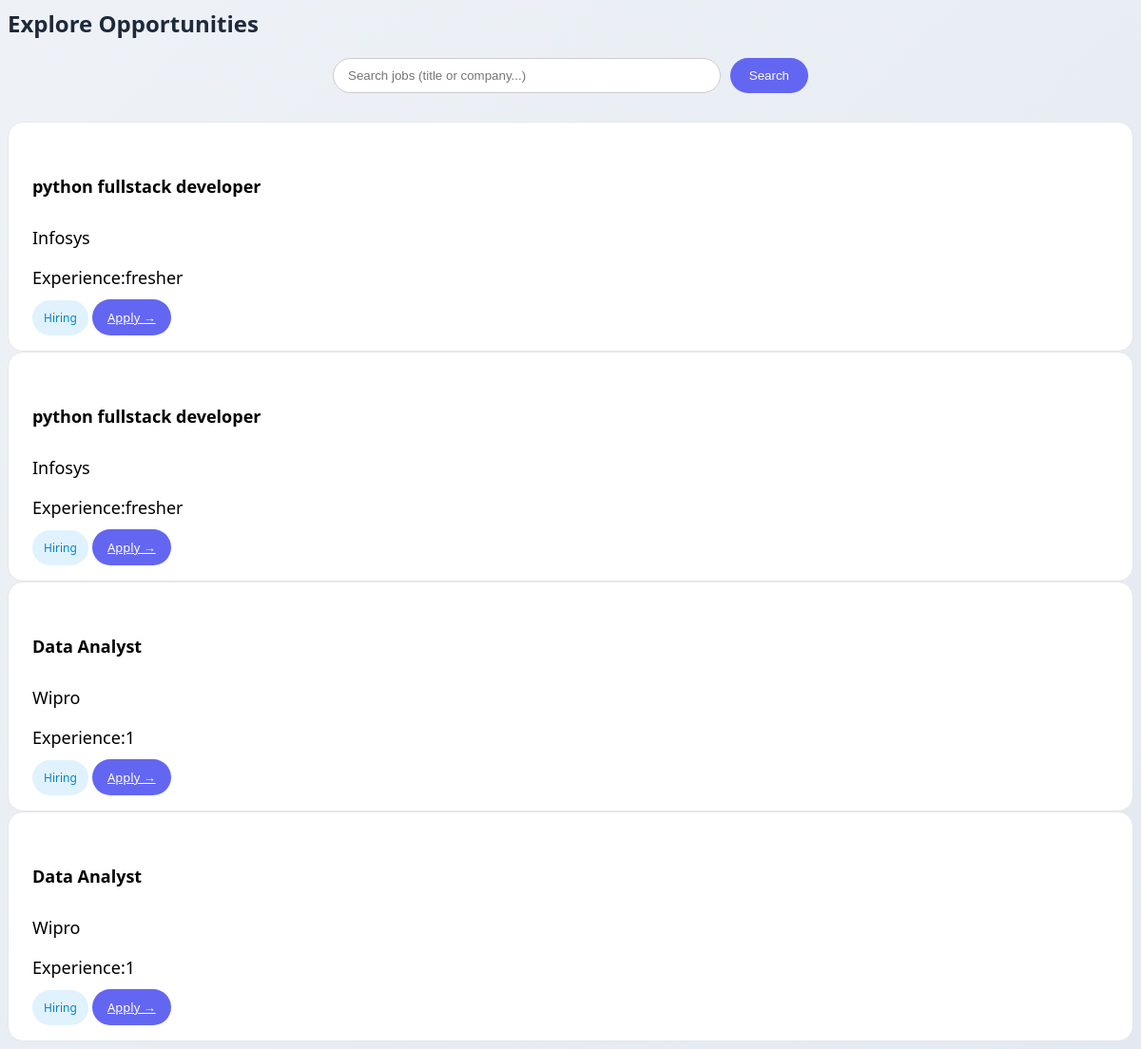
The app's page /jobs/jobs/, older data.
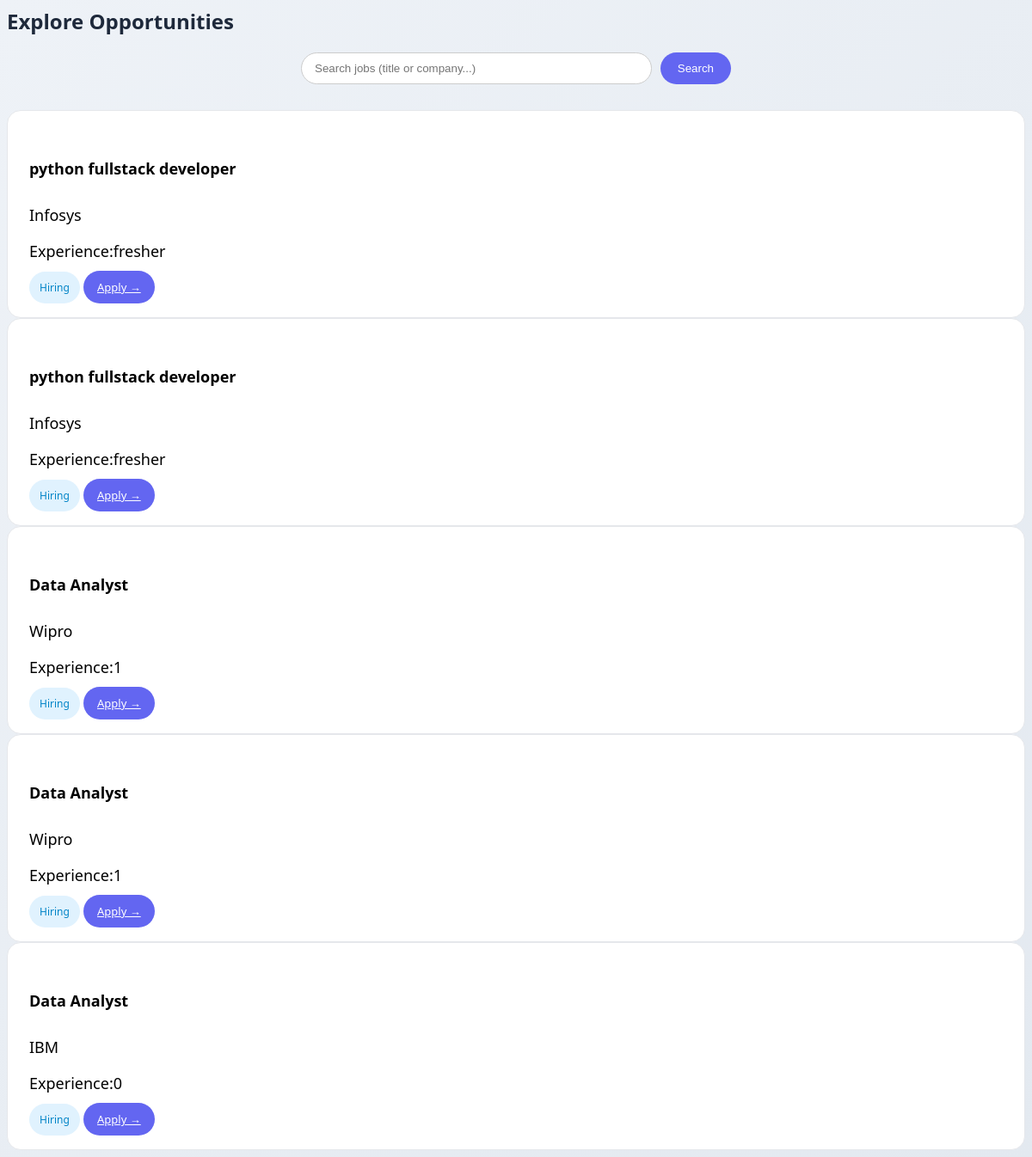
The same page, newer data.
### jobsapp/models.py (models this page shows)
class Job(models.Model):
    company = models.CharField(max_length=100)
    role = models.CharField(max_length=100)
    experience = models.CharField(max_length=100)
    status = models.CharField(max_length=50, default='Pending')
    user_id = models.IntegerField()

### jobsapp/views.py (the view)
# urls.py: path('jobs/', views.jobs_list, name='jobs'),
def jobs_list(request):
    query = request.GET.get('q', '')
    jobs = Job.objects.all()   # ✅ IMPORTANT: show ALL jobs
    if query:
        jobs = jobs.filter(
            role__icontains=query
        ) | jobs.filter(
            company__icontains=query
        )
    jobs = jobs.distinct()
    return render(request, 'jobs.html', {
        'jobs': jobs,
        'query': query
    })

### templates/jobs.html (shortened to what this page needs)
{% block content %}
<div class="container py-5">
  <h2 class="text-center mb-3 jobs-title">Explore Opportunities</h2>
  <form method="GET" class="search-box">
    <input
      type="text"
      name="q"
      placeholder="Search jobs (title or company...)"
      value="{{ request.GET.q }}"
    >
    <button type="submit">Search</button>
  </form>
  <div class="row">
    {% if jobs %}
      {% for job in jobs %}
      <div class="col-md-4 mb-4">
        <div class="job-card">
          <h5 class="job-title">{{ job.role }}</h5>
          <p class="company-name">{{ job.company }}</p>
          <p class="company-name">Experience:{{ job.experience }}</p>
          <div class="d-flex justify-content-between align-items-center mt-4">
            <span class="badge-custom">Hiring</span>
            <a href="{% url 'apply_job' job.id %}" class="btn apply-btn">
              Apply →
            </a>
          </div>
        </div>
      </div>
      {% endfor %}
    {% else %}
      <div class="no-jobs">
        No jobs found 😕
      </div>
    {% endif %}
  </div>
</div>
{% endblock %}

Row changes from the older to the newer data that the page shows:
added Job: role "Data Analyst", company "IBM", experience "0"
